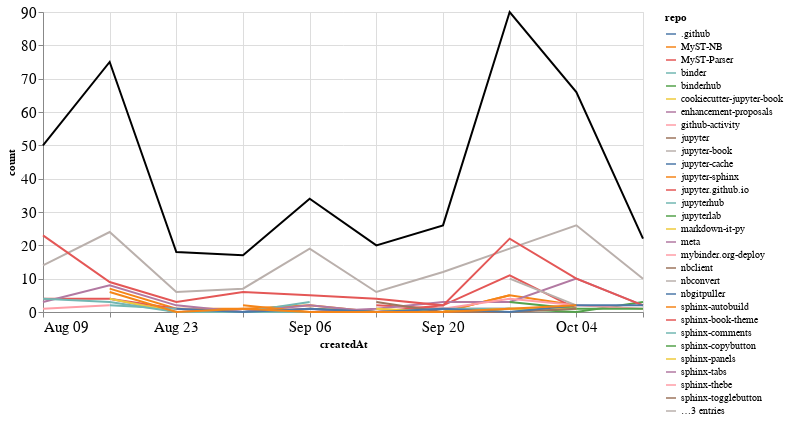

Source (notebook cell):
### Markdown cell above
## Comments

### Code cell
comments_time = comments.groupby('repo').resample('W', on='createdAt').count()['author'].reset_index()
comments_time = comments_time.rename(columns={'author': 'count'})
comments_time_total = comments_time.groupby('createdAt').agg({"count": "sum"}).reset_index()
ch1 = alt.Chart(comments_time, width=600).mark_line().encode(
    x='createdAt',
    y='count',
    color='repo',
    tooltip="repo"
)

ch2 = alt.Chart(comments_time_total, width=600).mark_line(color="black").encode(
    x='createdAt',
    y='count',
)

ch1 + ch2

### Figure 1 — Vega-Lite specification as saved in the notebook (floating-point values rounded to 4 significant figures; data arrays with more than 128 entries replaced by an {"elided": "..."} marker saying what was removed)
{"config": {"axisLeft": {"labelFontSize": 15}, "axisBottom": {"labelFontSize": 15}}, "layer": [{"data": {"name": "data-69fdbb8f346410c47e9ce7cebd4cee77"}, "mark": "line", "encoding": {"color": {"type": "nominal", "field": "repo"}, "tooltip": {"type": "nominal", "field": "repo"}, "x": {"type": "temporal", "field": "createdAt"}, "y": {"type": "quantitative", "field": "count"}}, "width": 600}, {"data": {"name": "data-160544bffd8af6f3316e4cbbba99ebbd"}, "mark": {"type": "line", "color": "black"}, "encoding": {"x": {"type": "temporal", "field": "createdAt"}, "y": {"type": "quantitative", "field": "count"}}, "width": 600}], "$schema": "https://vega.github.io/schema/vega-lite/v4.8.1.json", "datasets": {"data-69fdbb8f346410c47e9ce7cebd4cee77": {"elided": "138 records"}, "data-160544bffd8af6f3316e4cbbba99ebbd": [{"createdAt": "2020-08-09T00:00:00", "count": 50}, {"createdAt": "2020-08-16T00:00:00", "count": 75}, {"createdAt": "2020-08-23T00:00:00", "count": 18}, {"createdAt": "2020-08-30T00:00:00", "count": 17}, {"createdAt": "2020-09-06T00:00:00", "count": 34}, {"createdAt": "2020-09-13T00:00:00", "count": 20}, {"createdAt": "2020-09-20T00:00:00", "count": 26}, {"createdAt": "2020-09-27T00:00:00", "count": 90}, {"createdAt": "2020-10-04T00:00:00", "count": 66}, {"createdAt": "2020-10-11T00:00:00", "count": 22}]}}
